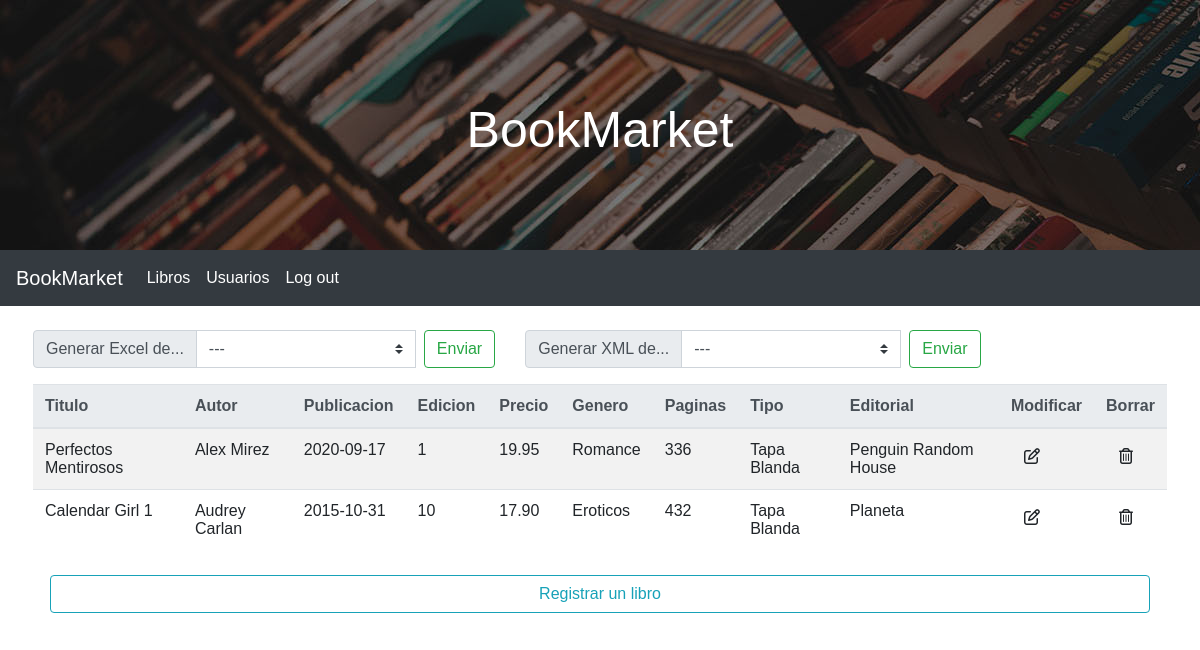
The page /administrador/libros-administrador/libros-administrador.php (signed in) on the database its author committed.
### tables this page shows
CREATE TABLE `libros` (
  `titulo` varchar(100) NOT NULL,
  `autor` varchar(50) NOT NULL,
  `genero` varchar(50) NOT NULL,
  `editorial` varchar(50) NOT NULL,
  `precio` decimal(4,2) NOT NULL,
  `publicacion` date NOT NULL,
  `paginas` int(4) NOT NULL,
  `edicion` int(2) NOT NULL,
  `tipo` varchar(50) NOT NULL,
  `id` bigint(20) UNSIGNED NOT NULL
);

### administrador/libros-administrador/libros-administrador.php (the view, shortened to what this page needs)
<html>
<head>
	<link href="./../style/admin-style.css" rel="stylesheet" type="text/css">
	<link rel="stylesheet" href="https://stackpath.bootstrapcdn.com/bootstrap/4.3.1/css/bootstrap.min.css">
</head>
<body>
	<header class="header">
		<h1 class="h1">BookMarket</h1>
	</header>
	<nav class="navbar navbar-expand-lg navbar-dark bg-dark">
		<a class="navbar-brand text-white" href="./../usuario-administrador.php">BookMarket</a>
		<div class="collapse navbar-collapse" id="navbarTogglerDemo03">
		  <ul class="navbar-nav mr-auto mt-2 mt-lg-0">
			<li class="nav-item">
				<a class="nav-link text-white" href="./libros-administrador.php">Libros</a>
			</li>
			<li class="nav-item">
				<a class="nav-link text-white" href="./../usuarios-administrador/usuarios-administrador.php">Usuarios</a>
			</li>
			<li class="nav-item">
				<a class="nav-link text-white" type="button" data-toggle="modal" data-target="#desconexion"
				onclick="funcionAlerta()">Log out</a>
			</li>
		  </ul>
		</div>
	</nav>
	<br>
	<div class="row">
		<?php
		echo "<div class='row'>";
			echo "<div class='col-left-admin'>";
				mostrar();
			echo "</div>";
			echo "<div class='col-right-admin'>";
				generar_xml();
			echo "</div>";
		function mostrar() {
			echo"<div class='col container mx-5'>
				<form method='GET' action='./generar/excel/principal.php'>
					<div class='input-group mb-3'>
						<div class='input-group-prepend'>
							<label class='input-group-text'>Generar Excel de...</label>
						</div>
						<select class='custom-select' name='seleccion'>
							<option value='0'>---</option>
							<option value='1'>Titulo</option>
							<option value='2'>Autor</option>
							<option value='3'>Publicacion</option>
							<option value='4'>Edicion</option>
							<option value='5'>Precio</option>
							<option value='6'>Genero</option>
							<option value='7'>Paginas</option>
							<option value='8'>Tipo</option>
							<option value='9'>Editorial</option>
							<option value='10'>Todo</option>
						</select>
						<input type='submit' class='btn btn-outline-success ml-2' value='Enviar'>
					</div>
				</form>
			</div>";
		}
		function generar_xml() {
			echo"<div class='col container mx-5'>
				<form method='GET' action='./generar/xml/principal.php'>
					<div class='input-group mb-3'>
						<div class='input-group-prepend'>
							<label class='input-group-text'>Generar XML de...</label>
						</div>
						<select class='custom-select' name='seleccion'>
							<option value='0'>---</option>
							<option value='1'>Titulo</option>
							<option value='2'>Autor</option>
							<option value='3'>Publicacion</option>
							<option value='4'>Edicion</option>
							<option value='5'>Precio</option>
							<option value='6'>Genero</option>
							<option value='7'>Paginas</option>
							<option value='8'>Tipo</option>
							<option value='9'>Editorial</option>
							<option value='10'>Todo</option>
						</select>
						<input type='submit' class='btn btn-outline-success ml-2' value='Enviar'>
					</div>
				</form>
			</div>";
		}
		echo "</div>";
		listar();
		function listar() {
			$servidor = "localhost";
			$usuario_bd = "root";
			$contrasena = "";
			$bd = "test";
			$con = mysqli_connect($servidor, $usuario_bd, $contrasena, $bd);
			if (!$con) {
				die("Con se ha podido realizar la conexión: " . mysqli_connect_error() . "<br>");
			} else {
				mysqli_set_charset($con, "utf8");
			}
			echo "<div class='table-responsive mx-5'>";
				echo "<table class='table table-striped'>";
				$instruccion = "SELECT * FROM libros WHERE 1";
				$resultado = mysqli_query($con, $instruccion);
				echo "<thead class='thead-light'>";
					echo "<tr>";
						echo "<th scope='col'> Titulo </th>";
						echo "<th scope='col'> Autor </th>";
						echo "<th scope='col'> Publicacion </th>";
						echo "<th scope='col'> Edicion </th>";
						echo "<th scope='col'> Precio </th>";
						echo "<th scope='col'> Genero </th>";
						echo "<th scope='col'> Paginas </th>";
						echo "<th scope='col'> Tipo </th>";
						echo "<th scope='col'> Editorial</th>";
						echo "<th scope='col'> Modificar </th>";
						echo "<th scope='col'> Borrar </td>";
					echo "</tr>";
				echo "</thead>";
				while ($fila = $resultado->fetch_assoc()) {
					$id = $fila["id"];
					$titulo = $fila["titulo"];
					$autor = $fila["autor"];
					$publicacion = $fila["publicacion"];
					$edicion = $fila["edicion"];
					$precio = $fila["precio"];
					$genero = $fila["genero"];
					$paginas = $fila["paginas"];
					$tipo = $fila["tipo"];
					$editorial = $fila["editorial"];
					echo "<tr>";
						echo "<td scope='row'>" . $titulo . "</td>";
						echo "<td>" . $autor . "</td>";
						echo "<td>" . $publicacion . "</td>";
						echo "<td>" . $edicion . "</td>";
						echo "<td>" . $precio . "</td>";
						echo "<td>" . $genero . "</td>";
						echo "<td>" . $paginas . "</td>";
						echo "<td>" . $tipo . "</td>";
						echo "<td>" . $editorial . "</td>";
						echo "<td><a class='far fa-edit btn' href='./modificar/principal.php?id=$id' ></a></td>";
						echo "<td><a class='far fa-trash-alt btn' href='./eliminar/principal.php'></a></td>";
					echo "</tr>";
				}
				echo "</table>";
			echo "</div>";
		}
		?>
		<div class="mx-5 btn btn-lg btn-block">
			<a class="btn btn-outline-info container" href="./registro/alta-libro.php" role="button">Registrar un libro</a>
		</div>
	</div>
</body>
</html>

### administrador/style/admin-style.css (style rules this page uses)
* { font-family: 'Arial', Helvetica, Sans-serif; }
.header { background-image: url(./../img/slider.jpg); color:white; height: 250px; text-align: center; }
.h1 { position: relative; padding-top: 100px; text-align: center; font-size: 50px !important; }

### rows shown on the page
libros: titulo "Perfectos Mentirosos", autor "Alex Mirez", publicacion "2020-09-17", edicion "1", precio "19.95", genero "Romance", paginas "336", tipo "Tapa Blanda", editorial "Penguin Random House"
libros: titulo "Calendar Girl 1", autor "Audrey Carlan", publicacion "2015-10-31", edicion "10", precio "17.90", genero "Eroticos", paginas "432", tipo "Tapa Blanda", editorial "Planeta"
